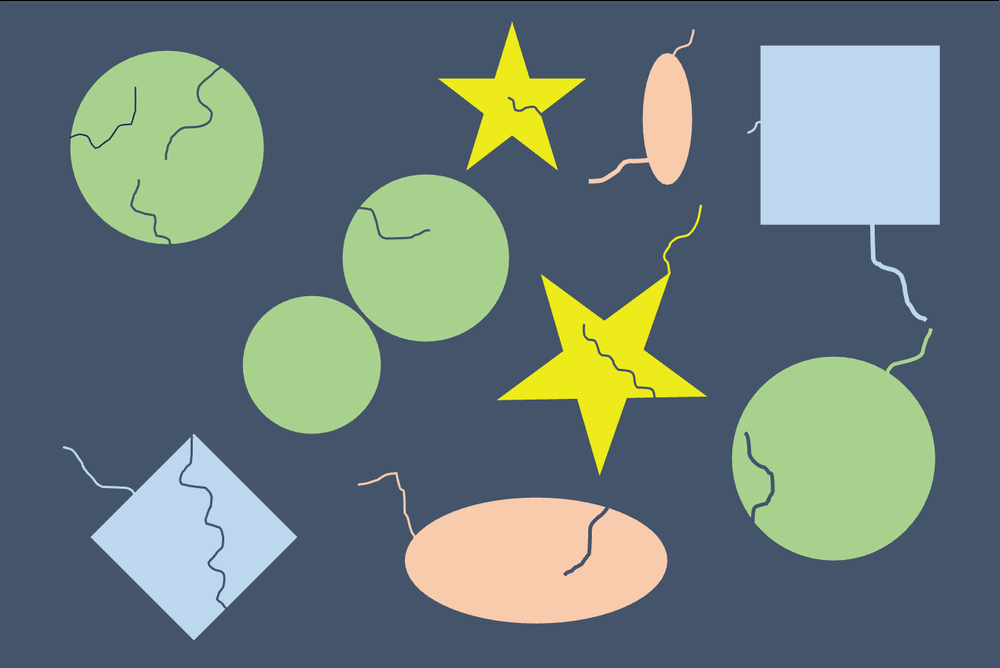
//> input picture src/06/hw/02--inspect-figure/assets/kadai.png, 1000 x 668 px, shrunk from 1333 x 891 before the run
$ ./main   (built with g++ and OpenCV 4)
//> lines starting //> are read from the running program, lines starting //| are printed output that depends on the picture; after the words box and inside, x2 and y2 are one past the last pixel; in counts of white or black regions, pixels touching at a corner belong together
#include <iostream>
#include <opencv2/opencv.hpp>
#include <ranges>

#include "../../utils/opencv.hpp"

#define INPUT_FILENAME "./assets/kadai.png"
#define BINARY_FILENAME "./out/binary.png"
#define OUTPUT_FILENAME "./out/extracted.png"

using Contour = std::vector<cv::Point>;

const auto c_black = cv::Scalar(0, 0, 0);
const auto c_white = cv::Scalar(255, 255, 255);

cv::Mat preprocess(const cv::Mat &input)
{
  auto input_bin = cv::Mat();
  cv::cvtColor(input, input_bin, cv::COLOR_BGR2GRAY);
  cv::threshold(input_bin, input_bin, 128, 255, cv::THRESH_BINARY);

  auto kernel = cv::getStructuringElement(cv::MORPH_CLOSE, cv::Size(4, 4));

  cv::dilate(input_bin, input_bin, kernel);
  cv::dilate(input_bin, input_bin, kernel);
  cv::dilate(input_bin, input_bin, kernel);
  cv::erode(input_bin, input_bin, kernel);

  return input_bin;
}

int main(int argc, char *argv[], char *envp[])
{
  auto input = cv::imread(INPUT_FILENAME);
//> input is the input picture: 668 rows x 1000 cols, CV_8UC3; mean B, G, R 122.4, 123, 106.2
  if (input.empty())
  {
    std::cerr << "Failed to load image: " << INPUT_FILENAME << std::endl;
    return -1;
  }

  auto input_bin = cv::Mat();
  cv::cvtColor(input, input_bin, cv::COLOR_BGR2GRAY);
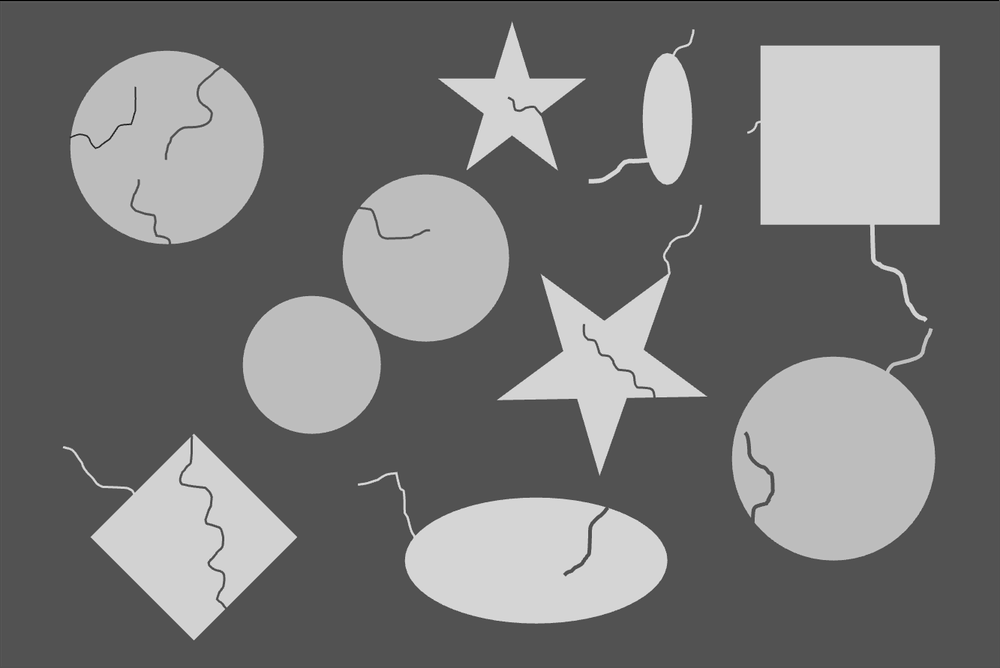
//> input_bin: 668 rows x 1000 cols, CV_8UC1; min 0, max 230, mean 118
  cv::threshold(input_bin, input_bin, 128, 255, cv::THRESH_BINARY);
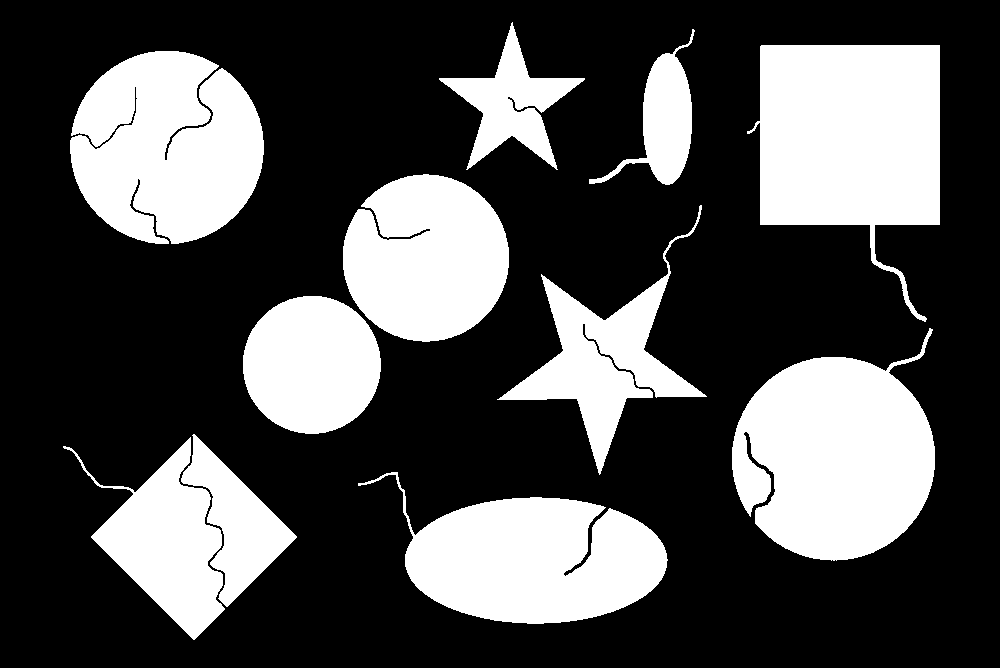
//> input_bin: 668 rows x 1000 cols, CV_8UC1; 30.7% white; 11 white regions, largest, box (x1, y1, x2, y2) and area: (747, 45, 940, 322) 33031, (732, 328, 935, 561) 32403, (70, 51, 264, 244) 28747

  input_bin = preprocess(input);
//> in preprocess, `cv::erode(input_bin, input_bin, kernel);`:
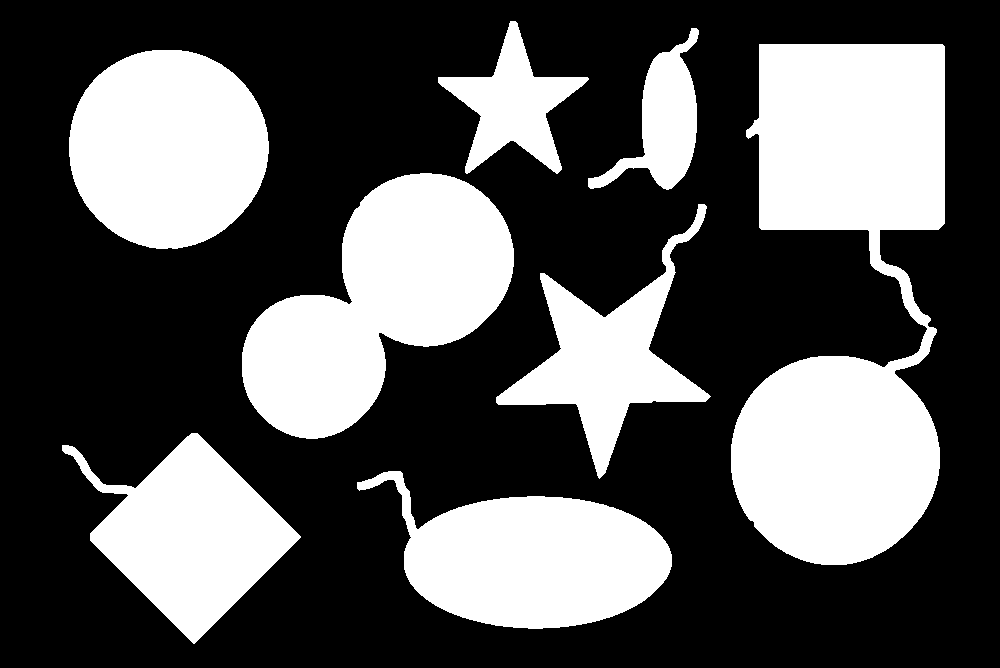
//> input_bin: 668 rows x 1000 cols, CV_8UC1; 34.2% white; 8 white regions
  cv::imwrite(BINARY_FILENAME, input_bin);

  auto contours = std::vector<Contour>();
  cv::findContours(input_bin.clone(), contours, cv::RETR_LIST, cv::CHAIN_APPROX_NONE);
//> contours = 8 contours; box (x1, y1, x2, y2) and area: (731, 44, 945, 565) 70393, (242, 173, 514, 439) 39366, (69, 50, 269, 249) 31000, (357, 471, 672, 629) 28526, (62, 433, 301, 644) 23553, (496, 204, 711, 479) 16969, (438, 21, 589, 174) 8709, (588, 28, 699, 190) 6857
  auto pred = [](const Contour &contour) {
    auto area = cv::contourArea(contour);
    auto perimeter = cv::arcLength(contour, true);
    auto circularity = 4 * M_PI * area / (perimeter * perimeter);

    std::cout << "area: " << area << "\t perimeter: " << perimeter << "\t circularity: " << circularity << std::endl;

    return circularity > 0.5;
  };
  auto filtered_contours = contours | std::views::filter(pred);

  auto output = input.clone();
  for (const auto &contour : filtered_contours)
  {
    cv::drawContours(output, std::vector<Contour>{contour}, -1, c_white, 4);
  }
//> this loop made 2 passes
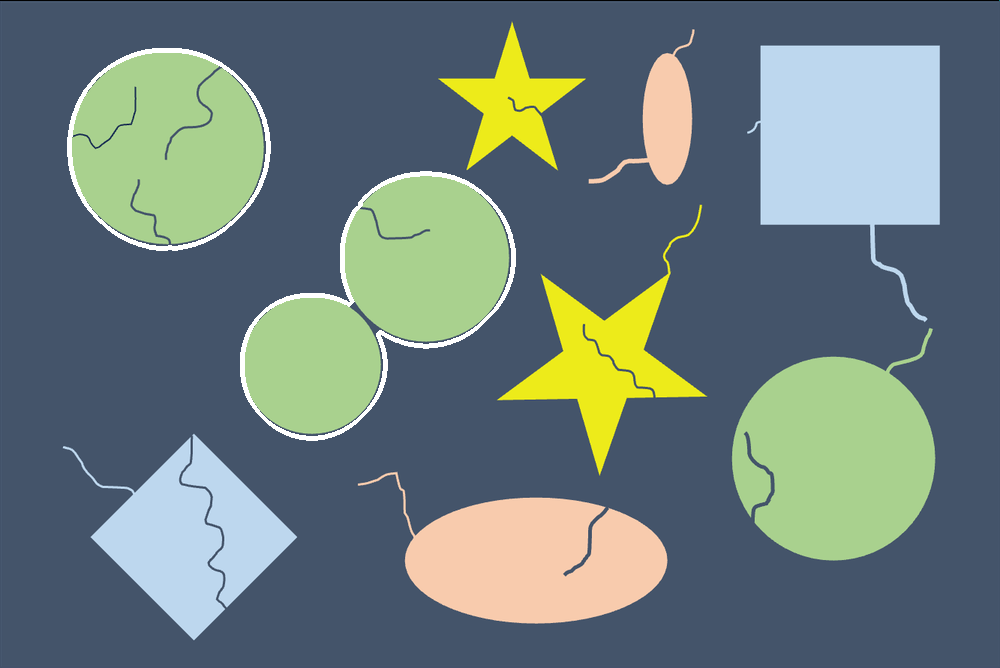
//> output: 668 rows x 1000 cols, CV_8UC3; 1.04% of pixels changed, all inside (x1, y1, x2, y2) = (67, 48, 516, 441)

  cv::imwrite(OUTPUT_FILENAME, output);

  return 0;
}
